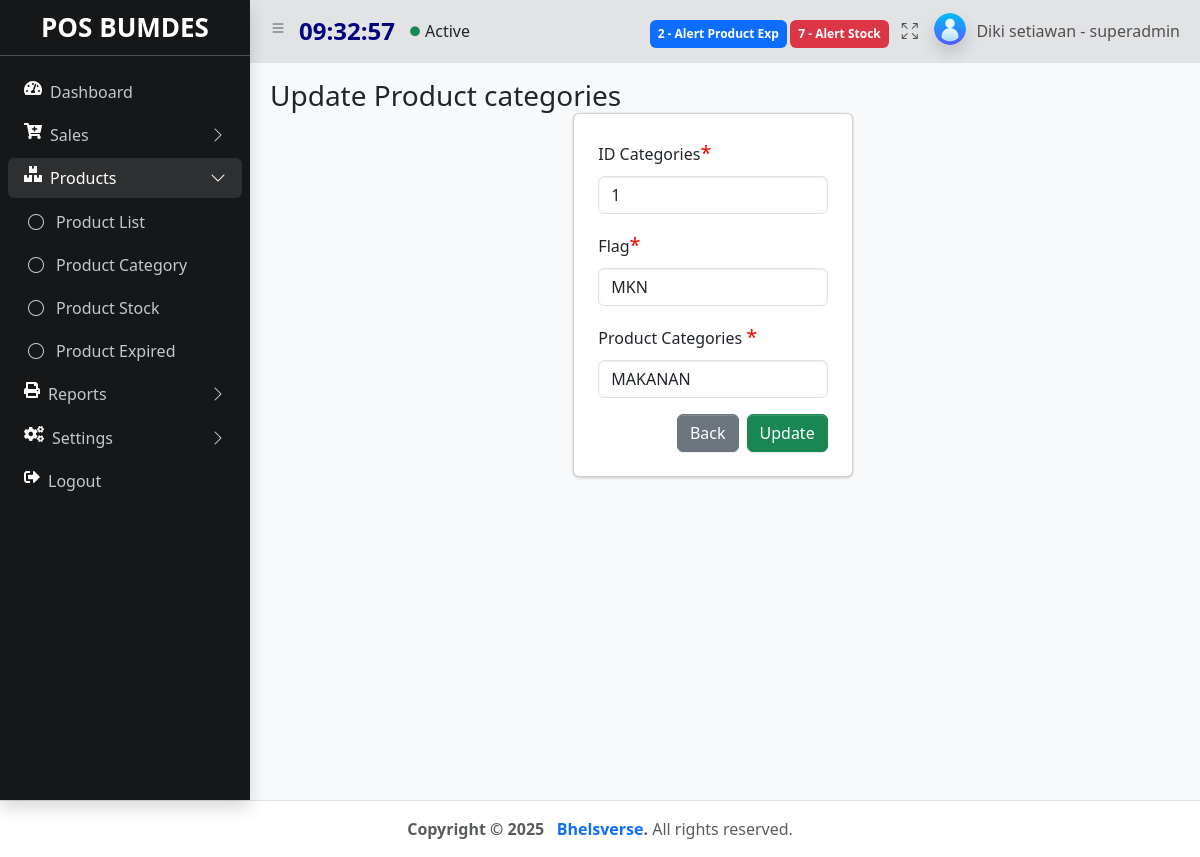
/index.php?&module=productCategory&action=form&id_kategori=1 (signed in), run on the app's committed database.
### tables this page shows
CREATE TABLE `kategori` (
  `id_kategori` int(11) NOT NULL,
  `flag` text NOT NULL,
  `name` varchar(50) NOT NULL,
  `create_at` timestamp NOT NULL DEFAULT current_timestamp(),
  `update_at` timestamp NOT NULL DEFAULT current_timestamp()
);

### module/productCategory/form.php (the view, shortened to what this page needs)
<?php
    $kategori_id =isset($_GET['id_kategori']) ? $_GET['id_kategori'] : false;
    $name ="";
    $kategori="";
    if($kategori_id){
        $sql = "SELECT * FROM kategori WHERE id_kategori='$kategori_id'";
        $query = mysqli_query($koneksi, $sql);
        $item = mysqli_fetch_array($query);
        $name = $item['name'];
        $kategori = $item['id_kategori'];
        $flag = $item['flag'];
    }
?>
   <main class="app-main">
        <div class="app-content-header">
          <div class="container-fluid">
            <div class="row">
              <div class="col-sm-6"><h3 class="mb-0">Update Product categories </h3></div>
            </div>
          <div class="row ">
            <div class="row justify-content-center">
              <div class="col-4">
                <div class="card p-4 align-item-center">
                <form action="<?php echo BASE_URL . "module/productCategory/action.php"; ?>" method="POST" enctype="multipart/form-data">
                    <div class="mb-3">
                      <label for="id_kategori" class="form-label">ID Categories<span style="color: red; font-size:20px">*</span></label>
                      <input type="text" class="form-control" id="id_kategori" name="id_kategori" aria-describedby="id_kategori" placeholder="Contoh: PR001" value='<?=  $kategori ?>' readonly   >
                    </div>
                    <div class="mb-3">
                      <label for="flag" class="form-label">Flag<span style="color: red; font-size:20px">*</span></label>
                      <input type="text" class="form-control" id="flag" name="flag" aria-describedby="flag" placeholder="Contoh: MKN" value='<?=  $flag ?>' oninput="this.value = this.value.toUpperCase()" required autofocus >
                    </div>
                    <div class="mb-3">
                      <label for="name" class="form-label">Product Categories <span style="color: red; font-size:20px">*</span></label>
                      <input type="text" class="form-control" id="name"  name="name" aria-describedby="name" placeholder="Contoh: Indomie" value='<?= $name ?>' oninput="this.value = this.value.toUpperCase()" required >
                    </div>
                    <div class="modal-footer">
                    <a href="<?= BASE_URL . "index.php?module=productCategory&action=list" ?>" class="btn btn-secondary me-2">Back</a>
                    <button type="submit" name="button" value="update" class="btn btn-success">Update</button>
                  </div>
                  </form>
                  </div>
                </div>
                </div>
              </div>
            </div>
          </div>
        </div>

### data on the page
kategori: id_kategori "1", flag "MKN", name "MAKANAN"

### other printed values
$notifalertexp "2"
$notifalert "7"
$nama "Diki setiawan"
$role "superadmin"
